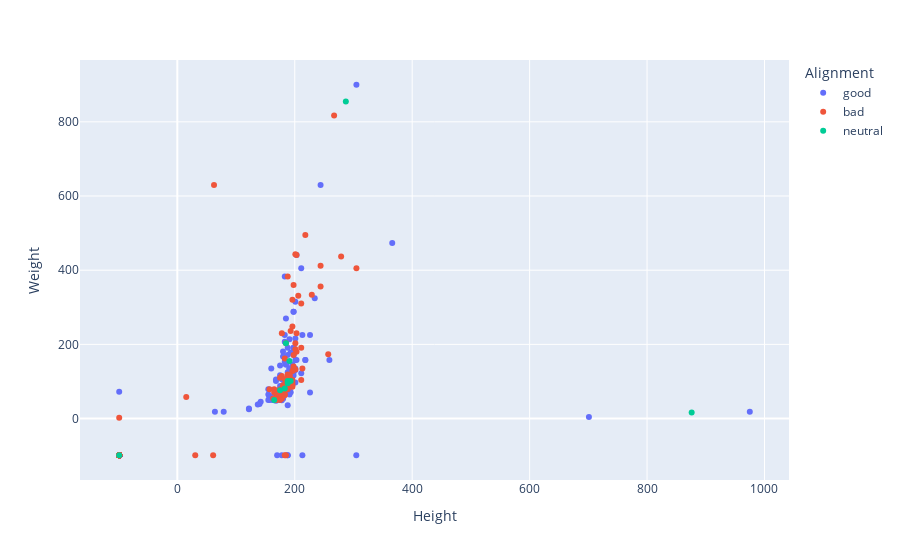

Here is the notebook cell this chart was saved with:
### Code cell
px.scatter(df_merged, x='Height', y='Weight', color='Alignment')

## 캐릭터들의 크기 또한 대체로 비슷해 보인다.

### Figure 1 — Plotly figure (JSON) as saved in the notebook; plotly's stock layout.template omitted (floating-point values rounded to 4 significant figures; data arrays with more than 128 entries replaced by an {"elided": "..."} marker saying what was removed)
{"data": [{"hovertemplate": "Alignment=good<br>Height=%{x}<br>Weight=%{y}<extra></extra>", "legendgroup": "good", "marker": {"color": "#636efa", "symbol": "circle"}, "mode": "markers", "name": "good", "orientation": "v", "showlegend": true, "type": "scatter", "x": {"elided": "420 float values"}, "xaxis": "x", "y": {"elided": "420 int values"}, "yaxis": "y"}, {"hovertemplate": "Alignment=bad<br>Height=%{x}<br>Weight=%{y}<extra></extra>", "legendgroup": "bad", "marker": {"color": "#EF553B", "symbol": "circle"}, "mode": "markers", "name": "bad", "orientation": "v", "showlegend": true, "type": "scatter", "x": {"elided": "158 float values"}, "xaxis": "x", "y": {"elided": "158 int values"}, "yaxis": "y"}, {"hovertemplate": "Alignment=neutral<br>Height=%{x}<br>Weight=%{y}<extra></extra>", "legendgroup": "neutral", "marker": {"color": "#00cc96", "symbol": "circle"}, "mode": "markers", "name": "neutral", "orientation": "v", "showlegend": true, "type": "scatter", "x": [191, 188, 193, 876, 287, -99, 165, 183, 185, 188, 175], "xaxis": "x", "y": [155, 95, 101, 16, 855, -99, 50, 81, 203, 101, 76], "yaxis": "y"}], "layout": {"legend": {"title": {"text": "Alignment"}, "tracegroupgap": 0}, "margin": {"t": 60}, "xaxis": {"anchor": "y", "domain": [0, 1], "title": {"text": "Height"}}, "yaxis": {"anchor": "x", "domain": [0, 1], "title": {"text": "Weight"}}}}
